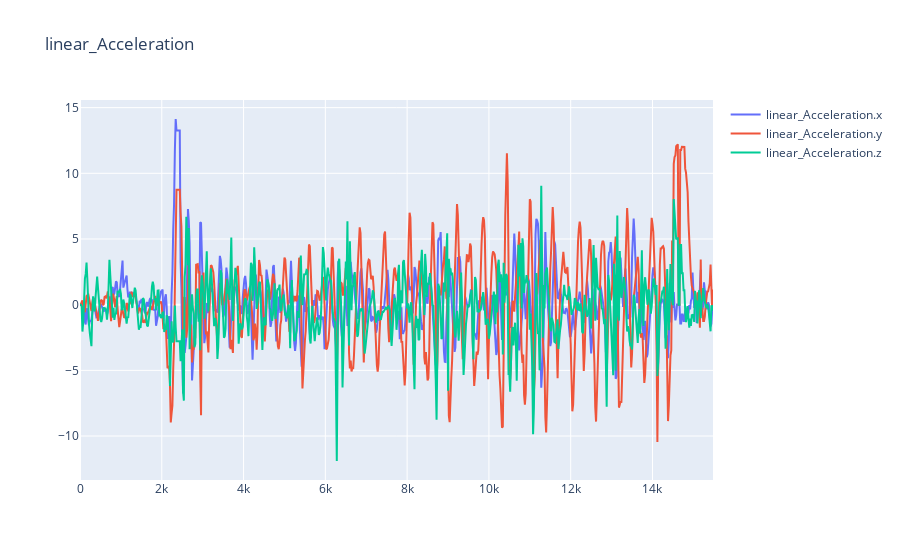
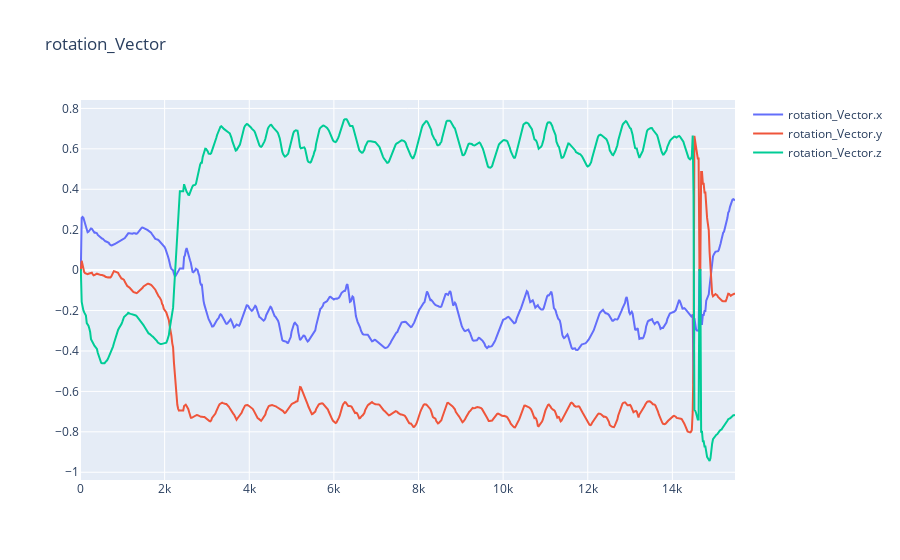

Notebook code for these charts, in order:
### Markdown cell above
Depending on what comments are in the csv-file (=lines starting with `@`) You might need to change the skipRows
parameter above.

Once we have imported a csv HyperIMU series, we want to start cleaning it.

But first, let's look at some parts of our dataFrame: the linear_acceleration and rotation_vector data

### Code cell
# dance[['linear_Acceleration.x', 'linear_Acceleration.y', 'linear_Acceleration.z']].plot()
# dance[['rotation_Vector.x', 'rotation_Vector.y', 'rotation_Vector.z']].plot()
tips = sns.load_dataset("tips")
for sensor in ('linear_Acceleration', 'rotation_Vector'):
    fig = go.Figure()
    for axis in ('%s.x', '%s.y', '%s.z'):
        fig.add_trace(go.Scatter(
        y = dance[axis % sensor],
        x = dance['time'],
        mode = 'lines',
        name=axis % sensor
    ))
    fig.update_layout(title=sensor)
    fig.show()

### Figure 1 — Plotly figure (JSON) as saved in the notebook; plotly's stock layout.template omitted (floating-point values rounded to 4 significant figures; data arrays with more than 128 entries replaced by an {"elided": "..."} marker saying what was removed)
{"data": [{"mode": "lines", "name": "linear_Acceleration.x", "type": "scatter", "x": {"elided": "775 int values"}, "y": {"elided": "775 float values"}}, {"mode": "lines", "name": "linear_Acceleration.y", "type": "scatter", "x": {"elided": "775 int values"}, "y": {"elided": "775 float values"}}, {"mode": "lines", "name": "linear_Acceleration.z", "type": "scatter", "x": {"elided": "775 int values"}, "y": {"elided": "775 float values"}}], "layout": {"title": {"text": "linear_Acceleration"}}}

### Figure 2 — Plotly figure (JSON) as saved in the notebook; plotly's stock layout.template omitted (floating-point values rounded to 4 significant figures; data arrays with more than 128 entries replaced by an {"elided": "..."} marker saying what was removed)
{"data": [{"mode": "lines", "name": "rotation_Vector.x", "type": "scatter", "x": {"elided": "775 int values"}, "y": {"elided": "775 float values"}}, {"mode": "lines", "name": "rotation_Vector.y", "type": "scatter", "x": {"elided": "775 int values"}, "y": {"elided": "775 float values"}}, {"mode": "lines", "name": "rotation_Vector.z", "type": "scatter", "x": {"elided": "775 int values"}, "y": {"elided": "775 float values"}}], "layout": {"title": {"text": "rotation_Vector"}}}
